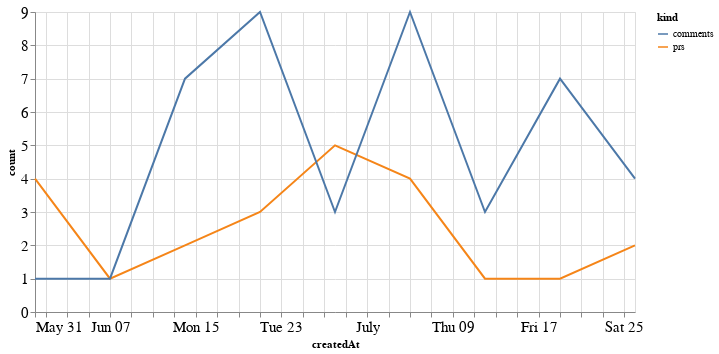

This figure's notebook cell:
### Code cell
alt.Chart(total_time, width=600).mark_line().encode(
    x='createdAt',
    y='count',
    color='kind'
)

### Figure 1 — Vega-Lite specification as saved in the notebook (floating-point values rounded to 4 significant figures)
{"config": {"axisLeft": {"labelFontSize": 15}, "axisBottom": {"labelFontSize": 15}}, "data": {"name": "data-87ba39104dd2ae69abe75517bb3fdfc9"}, "mark": "line", "encoding": {"color": {"type": "nominal", "field": "kind"}, "x": {"type": "temporal", "field": "createdAt"}, "y": {"type": "quantitative", "field": "count"}}, "width": 600, "$schema": "https://vega.github.io/schema/vega-lite/v4.8.1.json", "datasets": {"data-87ba39104dd2ae69abe75517bb3fdfc9": [{"createdAt": "2020-05-31T00:00:00", "kind": "prs", "count": 4}, {"createdAt": "2020-06-07T00:00:00", "kind": "prs", "count": 1}, {"createdAt": "2020-06-14T00:00:00", "kind": "prs", "count": 2}, {"createdAt": "2020-06-21T00:00:00", "kind": "prs", "count": 3}, {"createdAt": "2020-06-28T00:00:00", "kind": "prs", "count": 5}, {"createdAt": "2020-07-05T00:00:00", "kind": "prs", "count": 4}, {"createdAt": "2020-07-12T00:00:00", "kind": "prs", "count": 1}, {"createdAt": "2020-07-19T00:00:00", "kind": "prs", "count": 1}, {"createdAt": "2020-07-26T00:00:00", "kind": "prs", "count": 2}, {"createdAt": "2020-05-31T00:00:00", "kind": "comments", "count": 1}, {"createdAt": "2020-06-07T00:00:00", "kind": "comments", "count": 1}, {"createdAt": "2020-06-14T00:00:00", "kind": "comments", "count": 7}, {"createdAt": "2020-06-21T00:00:00", "kind": "comments", "count": 9}, {"createdAt": "2020-06-28T00:00:00", "kind": "comments", "count": 3}, {"createdAt": "2020-07-05T00:00:00", "kind": "comments", "count": 9}, {"createdAt": "2020-07-12T00:00:00", "kind": "comments", "count": 3}, {"createdAt": "2020-07-19T00:00:00", "kind": "comments", "count": 7}, {"createdAt": "2020-07-26T00:00:00", "kind": "comments", "count": 4}]}}
